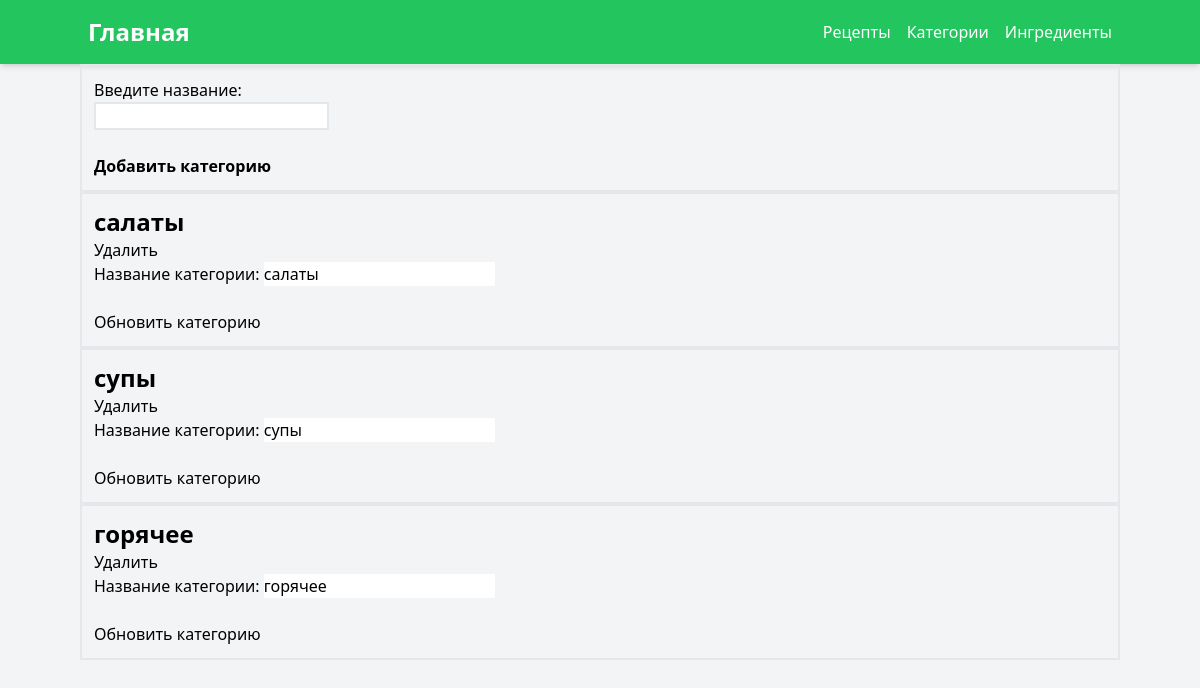
The app's page /category_pages, older data.
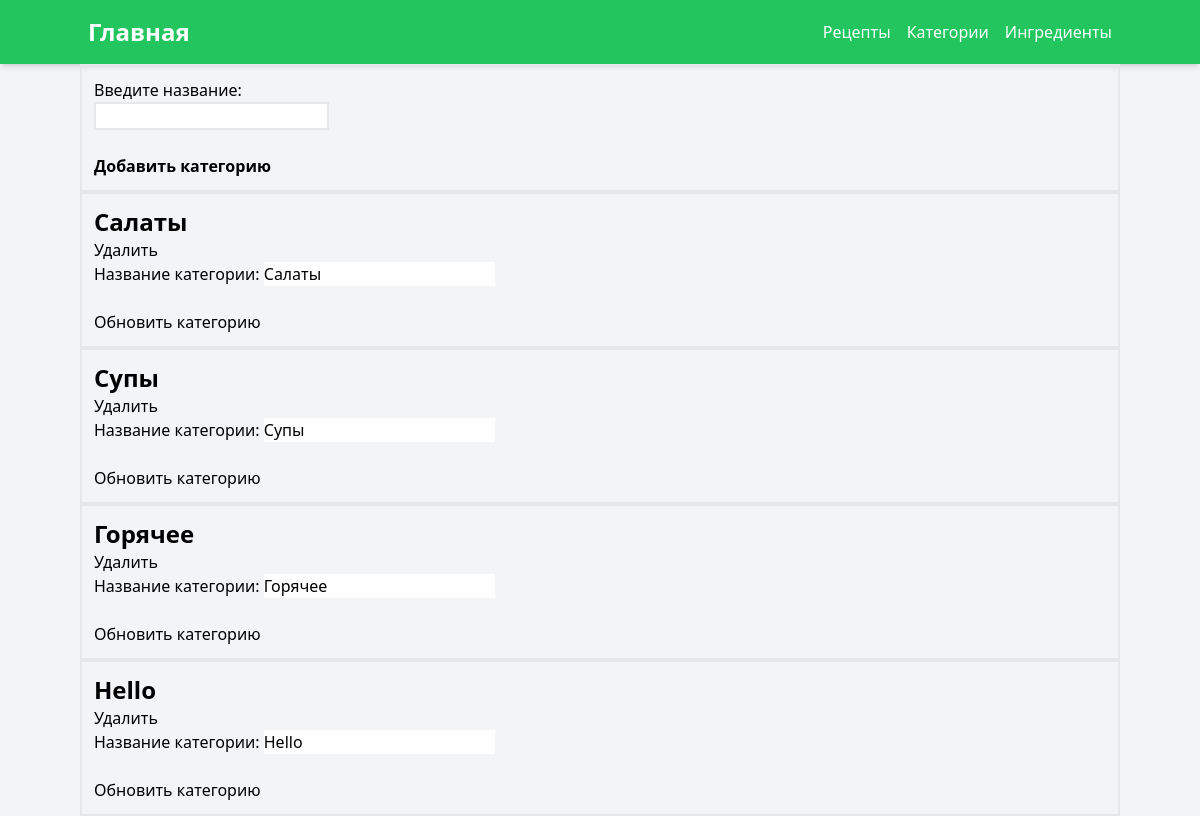
The same page, newer data.
### orm/category.py (models this page shows)
class CategoryOrm(Model):
    __tablename__ = 'categories'
    id: Mapped[int] = mapped_column(primary_key=True)
    name: Mapped[str] = mapped_column(unique=True)

### pages/category.py (the view)
@router.get('')
async def get_categories_template(
    request: Request, categories=Depends(get_all)
):
    return templates.TemplateResponse(
        'categories.html',
        {
            'request': request,
            'categories': categories['data'],
        }
    )

### templates/categories.html (shortened to what this page needs)
{% extends "header.html" %}
{% block content %}
<div>
    <div class="flex rounded-3 border-2 p-3 ml-20 mr-20">
        <form action="{{ url_for('create_category_template') }}" method="post">
            <label for="name">Введите название: </label><br>
            <input class="border-2" type="text" id="new_name" name="name" required><br><br>
            <button class="font-bold" type="sumbit">Добавить категорию</button>
        </form>
    </div>
    {% for category in categories %}
        <div class="flex rounded-3 border-2 p-3 ml-20 mr-20">
            <div class="flex flex-col">
                <span class="text-2xl font-bold">{{ category.name }}</span>
                <form action="{{ url_for('delete_category_template', id=category.id) }}" method="post">
                    <button type="submit">Удалить</button>
                </form>
                <form action="{{ url_for('update_category_template', id=category.id) }}" method="post">
                    <label for="name">Название категории: </label>
                    <input type="text" id="new_name" name="name" value="{{ category.name }}" required><br><br>
                    <button type="submit">Обновить категорию</button>
                </form>
            </div>
        </div>
    {% endfor %}
</div>
{% endblock %}

Row changes from the older to the newer data that the page shows:
changed CategoryOrm: name "салаты" → "Салаты"
changed CategoryOrm: name "супы" → "Супы"
changed CategoryOrm: name "горячее" → "Горячее"
added CategoryOrm: name "Hello"
